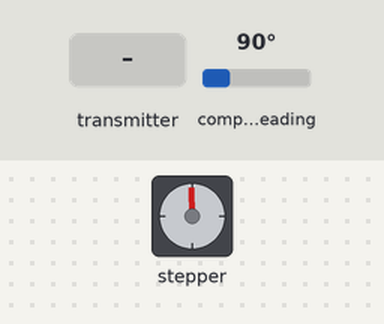
Simulated run of this sketch. Board: ESP32. Parts: stepper motor. Wiring (inferred from the names in the program): stepper motor driver (200 steps per turn assumed): step GPIO 41; direction GPIO 40. The test bench sets the inputs (shaded band); at power-on: compass heading 90°. What the sketch prints to the serial monitor is not drawn.

Above: at 1.2 s.
1.3 s: the transmitter starts sending x = 0
Timing chart, 0 to 4.3 s (numbered marks = the images above; inputs shaded):
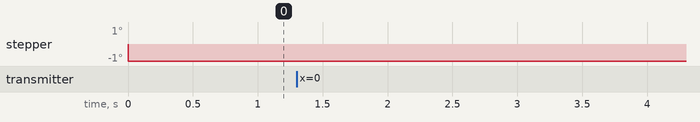

The sketch:

Azimuth_espnow.ino
```cpp
#include <esp_now.h>
#include <WiFi.h>
#include <Wire.h>
#include <QMC5883LCompass.h>

#define dirPin 40
#define stepPin 41
#define STEPS_PER_DEGREE 4.12045
QMC5883LCompass compass;
//Structure example to receive data
//Must match the sender structure
struct Vector2 {
    float x;
    float y;
}; struct Vector2 Vector;

// #define stepsPerRevolution  StepsPerRev //23hs2425 1600/360
float stepsPerRevolution(int compass_value, Vector2 Vector) {
  int Vector_x = (int)Vector.x;
  int CCW = (Vector_x - compass_value + 360) % 360;
  int CW = (compass_value - Vector_x + 360)%360;

    int rotation = (CCW <= CW) ? CW : -CCW;
    // Ensure the rotation is within the range of -180 to 180
    if (rotation > 180)
        rotation -= 360;
    else if (rotation <= -180)
        rotation += 360;

    return rotation;
}

//callback function that will be executed when data is received
void OnDataRecv(const uint8_t * mac, const uint8_t *incomingData, int len) {
  memcpy(&Vector, incomingData, sizeof(struct Vector2));
  Serial.print("Bytes received: ");
  Serial.println(len);
  Serial.print("azimuth: ");
  Serial.println(Vector.x);
  Serial.println();
}

void setup() {
  //Initialize Serial Monitor
  Serial.begin(115200);
  pinMode(stepPin, OUTPUT);
  pinMode(dirPin, OUTPUT);
  WiFi.mode(WIFI_STA);

  //Init ESP-NOW
  if (esp_now_init() != ESP_OK) {
    Serial.println("Error initializing ESP-NOW");
    return;
  }
  // Once ESPNow is successfully Init, we will register for recv CB toget recv packer info
  esp_now_register_recv_cb(esp_now_recv_cb_t(OnDataRecv));

  int compass_value;
      // Read compass values
      compass.read();
      compass_value = 360 - map(compass.getAzimuth(), -180, 180, 0, 360);
 int dir = stepsPerRevolution(compass_value, Vector);
  if (dir > 0) {
    digitalWrite(dirPin, LOW); // Clockwise
  } else {
    digitalWrite(dirPin, HIGH); // Counter-clockwise
    dir = -dir; // Take absolute value of steps
  }
}

void loop() {
  int compass_value;
      // Read compass values
      compass.read();
      compass_value = 360 - map(compass.getAzimuth(), -180, 180, 0, 360);
      Serial.print("Compass value : ");
      Serial.println(compass_value);
 int dir = stepsPerRevolution(compass_value, Vector);
 float steps = dir * STEPS_PER_DEGREE ;
  for (int i = 0; i < steps; i++) {
    digitalWrite(stepPin, HIGH);
    delayMicroseconds(800);
}

 Serial.println(stepsPerRevolution(compass_value, Vector));
 Serial.println(steps);
 Serial.print("azimuth: ");
 Serial.println(Vector.x);
 delay(1000);
}
```

Measured:
- after the input at 1.3 s, every drawn part: stays the same
